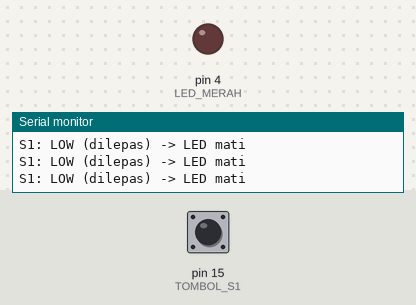
A sketch run on a simulated Arduino Uno, built with avr-gcc and run on an emulated ATmega328P. Parts: output pins drawn as LEDs (lit = HIGH), the last lines printed to the serial monitor. Inputs (shaded band) come from the test bench; at power-on: pin 15 (TOMBOL_S1) LOW.

Above: at 1.2 s.
1.3 s: pin 15 (TOMBOL_S1) pulled HIGH for 0.25 s
At 1.5 s:
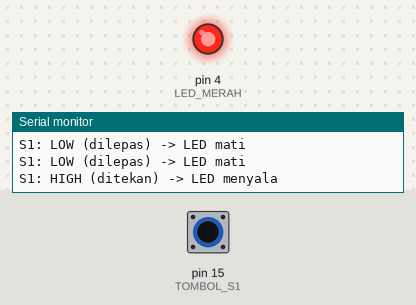
3.1 s: pin 15 (TOMBOL_S1) pulled HIGH for 3.2 s
At 7.5 s:
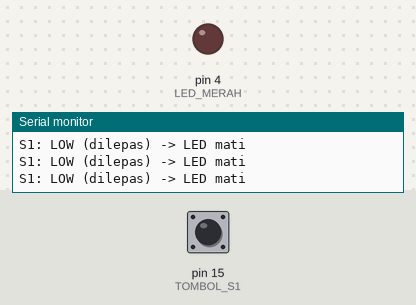
Timing chart, 0 to 9.0 s (numbered marks = the images above; inputs shaded):
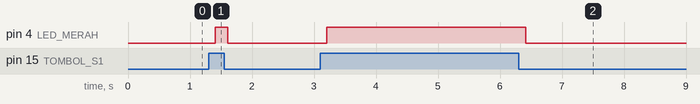

The sketch:

p1_baca_tombol.ino
```cpp
/*
 * BAB 9 - Program 1: Membaca Tombol S1
 * LED merah menyala selama tombol S1 ditekan.
 * Keadaan tombol ditampilkan di Serial Monitor 5 kali per detik.
 *
 * Rangkaian:
 *   Tombol S1 (pin kuning ke-3) → IO15
 *   LED1 (merah)                → IO4
 */

#define TOMBOL_S1 15  // tombol S1 → IO15 (pull-down 10 kΩ sudah ada di kit)
#define LED_MERAH 4   // LED merah → IO4

void setup() {
  Serial.begin(115200);
  pinMode(TOMBOL_S1, INPUT);   // INPUT biasa, bukan INPUT_PULLUP
  pinMode(LED_MERAH, OUTPUT);

  Serial.println("BAB 9 - Program 1: Membaca Tombol S1");
  Serial.println("Tekan dan tahan tombol S1...");
}

void loop() {
  int status = digitalRead(TOMBOL_S1);  // HIGH = ditekan, LOW = dilepas

  if (status == HIGH) {
    digitalWrite(LED_MERAH, HIGH);      // tombol ditekan → LED menyala
    Serial.println("S1: HIGH (ditekan) -> LED menyala");
  } else {
    digitalWrite(LED_MERAH, LOW);       // tombol dilepas → LED mati
    Serial.println("S1: LOW (dilepas) -> LED mati");
  }

  delay(200);  // baca 5 kali per detik supaya Serial Monitor mudah dibaca
}
```

Measured:
- after the input at 1.3 s, pin 4 (LED_MERAH): LOW → HIGH after 0.10 s, → LOW 0.20 s later
- after the input at 3.1 s, pin 4 (LED_MERAH): LOW → HIGH after 0.11 s, → LOW 3.2 s later
